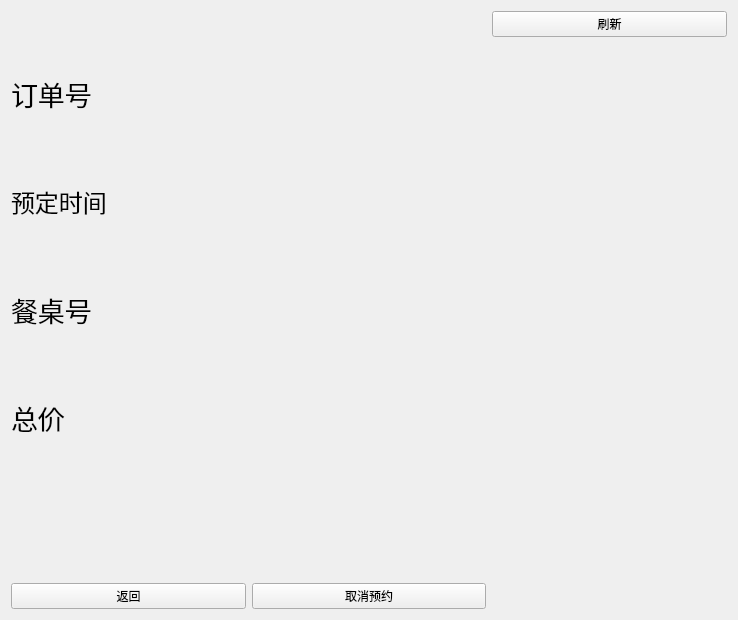
<?xml version="1.0" encoding="UTF-8"?>
<ui version="4.0">
 <class>order_ui</class>
 <widget class="QWidget" name="order_ui">
  <property name="geometry">
   <rect>
    <x>0</x>
    <y>0</y>
    <width>738</width>
    <height>620</height>
   </rect>
  </property>
  <property name="windowTitle">
   <string>Form</string>
  </property>
  <layout class="QGridLayout" name="gridLayout">
   <item row="0" column="2">
    <widget class="QPushButton" name="pushButton_3">
     <property name="text">
      <string>刷新</string>
     </property>
    </widget>
   </item>
   <item row="1" column="0">
    <widget class="QLabel" name="label">
     <property name="text">
      <string>&lt;html&gt;&lt;head/&gt;&lt;body&gt;&lt;p&gt;&lt;span style=&quot; font-size:20pt;&quot;&gt;订单号&lt;/span&gt;&lt;/p&gt;&lt;/body&gt;&lt;/html&gt;</string>
     </property>
    </widget>
   </item>
   <item row="1" column="1" colspan="2">
    <widget class="QLabel" name="id">
     <property name="text">
      <string/>
     </property>
    </widget>
   </item>
   <item row="2" column="0">
    <widget class="QLabel" name="label_2">
     <property name="text">
      <string>&lt;html&gt;&lt;head/&gt;&lt;body&gt;&lt;p&gt;&lt;span style=&quot; font-size:18pt;&quot;&gt;预定时间&lt;/span&gt;&lt;/p&gt;&lt;/body&gt;&lt;/html&gt;</string>
     </property>
    </widget>
   </item>
   <item row="2" column="1">
    <widget class="QLabel" name="time">
     <property name="text">
      <string/>
     </property>
    </widget>
   </item>
   <item row="3" column="0">
    <widget class="QLabel" name="label_3">
     <property name="text">
      <string>&lt;html&gt;&lt;head/&gt;&lt;body&gt;&lt;p&gt;&lt;span style=&quot; font-size:20pt;&quot;&gt;餐桌号&lt;/span&gt;&lt;/p&gt;&lt;/body&gt;&lt;/html&gt;</string>
     </property>
    </widget>
   </item>
   <item row="3" column="1" colspan="2">
    <widget class="QLabel" name="table">
     <property name="text">
      <string/>
     </property>
    </widget>
   </item>
   <item row="4" column="0">
    <widget class="QLabel" name="label_5">
     <property name="text">
      <string>&lt;html&gt;&lt;head/&gt;&lt;body&gt;&lt;p&gt;&lt;span style=&quot; font-size:20pt;&quot;&gt;总价&lt;/span&gt;&lt;/p&gt;&lt;/body&gt;&lt;/html&gt;</string>
     </property>
    </widget>
   </item>
   <item row="4" column="1" colspan="2">
    <widget class="QLabel" name="total">
     <property name="text">
      <string/>
     </property>
    </widget>
   </item>
   <item row="5" column="1" colspan="2">
    <widget class="QLabel" name="err">
     <property name="text">
      <string>&lt;html&gt;&lt;head/&gt;&lt;body&gt;&lt;p&gt;&lt;br/&gt;&lt;/p&gt;&lt;/body&gt;&lt;/html&gt;</string>
     </property>
    </widget>
   </item>
   <item row="6" column="0">
    <widget class="QPushButton" name="pushButton_2">
     <property name="text">
      <string>返回</string>
     </property>
    </widget>
   </item>
   <item row="6" column="1">
    <widget class="QPushButton" name="pushButton">
     <property name="text">
      <string>取消预约</string>
     </property>
    </widget>
   </item>
  </layout>
 </widget>
 <resources/>
 <connections/>
</ui>
